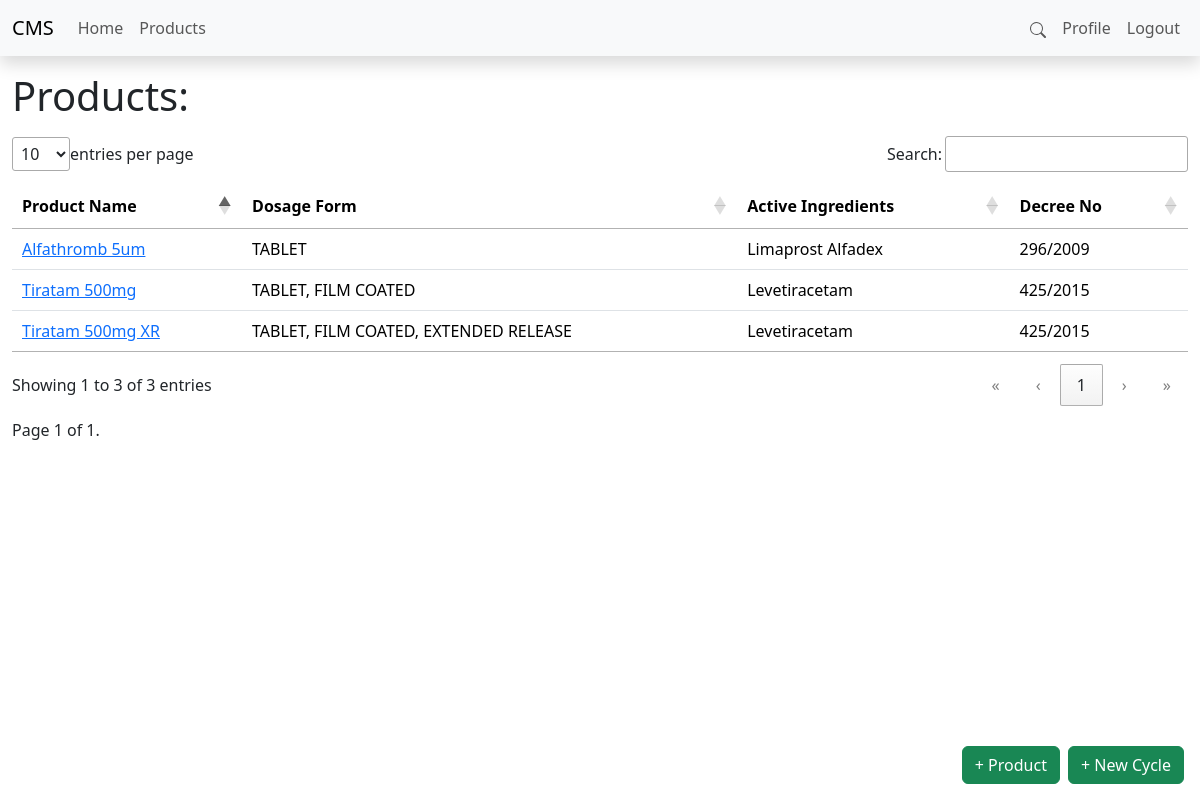
Before: /products/ (signed in) with the older database file.
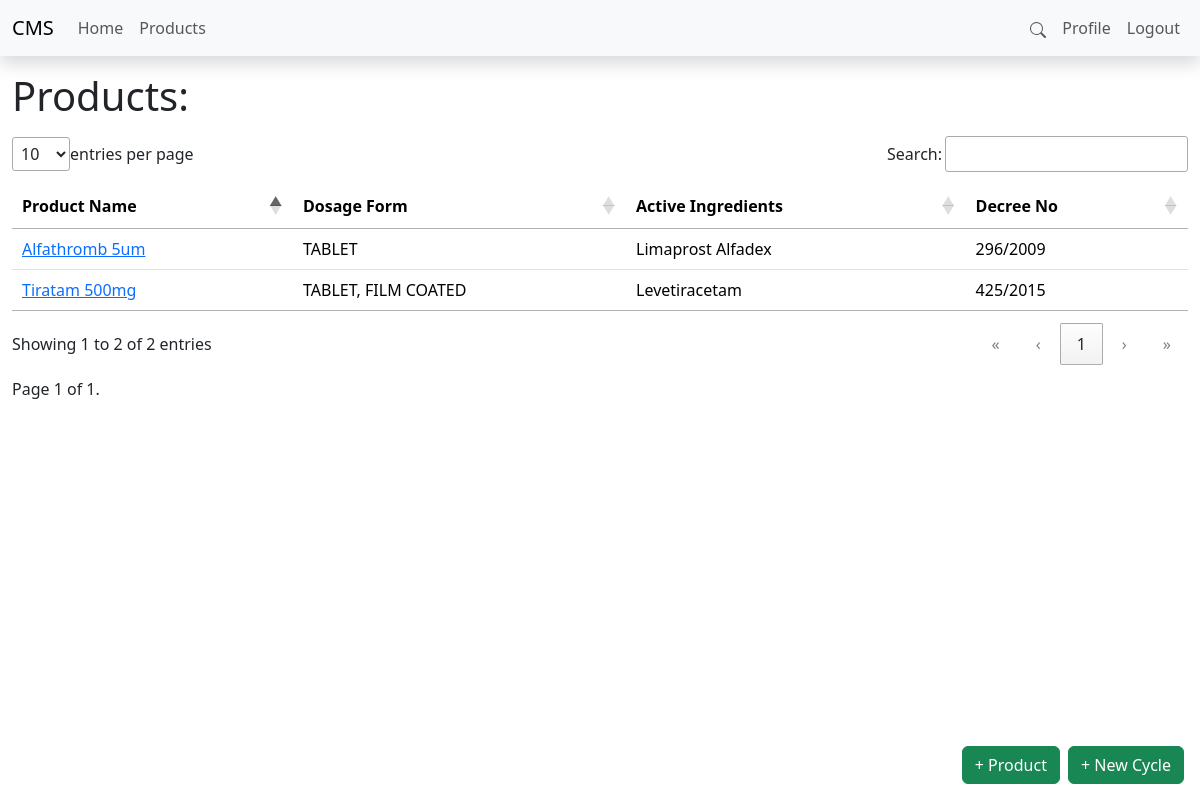
After: the same page with the newer database file.
### products/models.py (models this page shows, shortened)
class Product(models.Model):
    class Meta:
        ordering = ["name"]
    name = models.CharField(max_length=1000)
    dosage_form = models.ForeignKey(DosageForm, on_delete=models.CASCADE,default=1)
    active_ingredients = models.CharField(max_length=1000)
    decree_no = models.ForeignKey(RegisterationDecree,on_delete=models.CASCADE,default=1)

class DosageForm(models.Model):
    dosage_form = models.CharField(max_length=300)
    code = models.CharField(max_length=6)
    def __str__(self):
        return self.dosage_form

class RegisterationDecree(models.Model):
    decree_no = models.IntegerField(default=296)
    year = models.IntegerField(default=2009)
    def __str__(self):
        return str(self.decree_no) + "/" + str(self.year)

### products/views.py (the view)
# urls.py: path('',ListProducts.as_view(),name="products_index"),
class ListProducts(ListView):
    model = Product
    paginate_by = 200
    template_name = "./product/index.html"
    context_object_name = "products"
    def get_queryset(self):
        query = self.request.GET.get('q')
        if query:
            return Product.objects.filter(
                Q(name__icontains=query) |
                Q(active_ingredients__icontains=query) |
                Q(decree_no__decree_no__icontains=query) |
                Q(dosage_form__dosage_form__icontains=query)
            )
        else:
            return Product.objects.all()

### Templates/Product/index.html (shortened to what this page needs)
{% extends "../__layout__.html" %}
{% load static %}
{% block styles %}
<link rel="stylesheet" href="{% static './css/datatable.min.css' %}">
{% endblock styles %}
{% block navbarlinksright %}
<li class="nav-item"><a href="#search" class="nav-link">
    <svg xmlns="http://www.w3.org/2000/svg" width="16" height="16" fill="currentColor" class="bi bi-search" viewBox="0 0 16 16">
        <path d="M11.742 10.344a6.5 6.5 0 1 0-1.397 1.398h-.001q.044.06.098.115l3.85 3.85a1 1 0 0 0 1.415-1.414l-3.85-3.85a1 1 0 0 0-.115-.1zM12 6.5a5.5 5.5 0 1 1-11 0 5.5 5.5 0 0 1 11 0"/>
      </svg>
</a></li>
{% endblock navbarlinksright %}
{% block content %}
<div class="container-fluid">
    <h1 class="my-3">Products: </h1>
    <table id="productsTable" class="table" style="width:100%">
        <thead>
            <tr>
                <th>Product Name</th>
                <th>Dosage Form</th>
                <th>Active Ingredients</th>
                <th>Decree No</th>
            </tr>
        </thead>
        <tbody>
        {% for product in products %}
            <tr>
                <td>
                    <a href="{% url 'product:detail_product' product.id %}">
                    {{ product.name }}
                    </a>
                </td>
                <td>{{ product.dosage_form }}</td>
                <td>{{ product.active_ingredients }}</td>
                <td>{{ product.decree_no }}</td>
            </tr>
            {% empty %}
            <td>No Products</td>
            <td></td>
            <td></td>
            <td></td>
            {% endfor %}
        </tbody>
    </table>
    <div class="pagination">
        <span class="step-links">
            <span class="current">
                Page {{ page_obj.number }} of {{ page_obj.paginator.num_pages }}.
            </span>
        </span>
    </div>
</div>
{% include "../bits/creation_footer.html" %}
{% endblock %}

Changed rows visible on the page:
removed Product: name "Tiratam 500mg XR", dosage_form "TABLET, FILM COATED, EXTENDED RELEASE", active_ingredients "Levetiracetam", decree_no "425/2015"
Other visible differences:
text written by a page script: "entries per page Search: Showing 1 to 3 of 3 entries « ‹ 1 › »" → "entries per page Search: Showing 1 to 2 of 2 entries « ‹ 1 › »"
